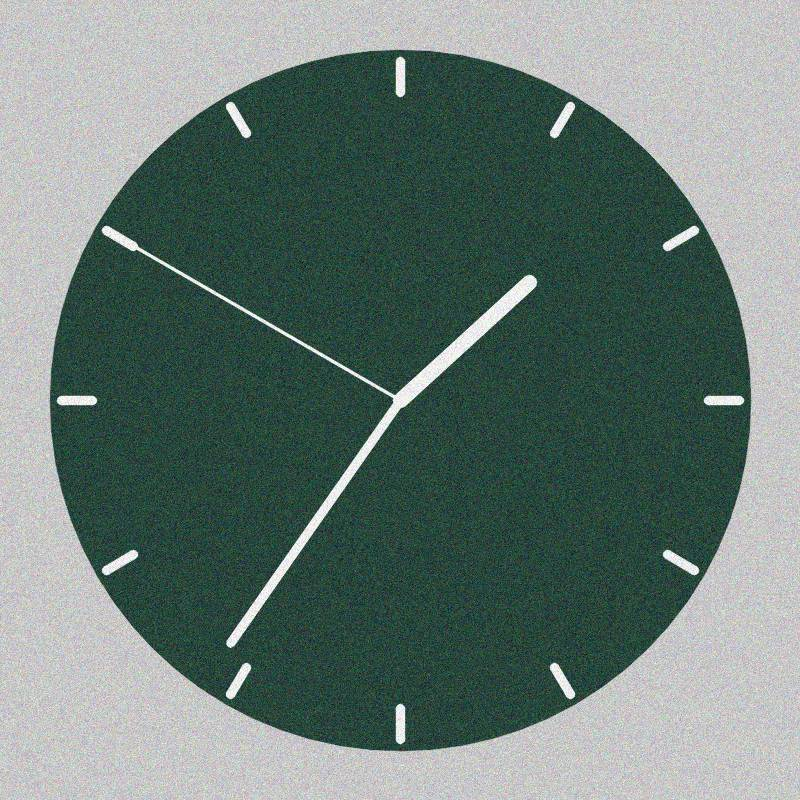
#> input picture container/dial-reader/tests/fixtures/smoke/smoke-01.jpg, 800 x 800 px
$ python -i dial_locator.py   (imports and definitions only)
#> lines starting #> are read from the running program, lines starting #| are printed output that depends on the picture
"""Dial locator — first real CV stage of the pipeline.

Given a decoded RGB ndarray, locate the watch-dial circle and
return its center + radius. Returns `None` when no plausible dial
is found.

Algorithm
=========

  1. Convert to grayscale and apply a mild blur to denoise the
     edge-detector input.
  2. Run `cv2.HoughCircles` with parameters tuned for typical
     wrist-shot framing: the dial fills 30-90% of the long edge,
     well-centered.
  3. Filter the candidate circles:
       - reject those whose radius is outside the 30-90% range
         (small specular highlights, bottle caps in background)
       - reject those whose center is too far from the frame
         midpoint (more than 30% off-center) — wrist shots have
         the dial roughly centered
       - reject those whose edge runs into the frame edge (likely
         a chapter ring of a sub-dial)
  4. Validate each candidate against actual edge support: a real
     dial has a near-continuous bright edge in the Canny map along
     the candidate's perimeter; a phantom circle conjured from
     pure noise does not. Reject candidates where edge support is
     below a threshold.
  5. From the survivors, pick the most centered, largest one as
     the dial.

Why not a learned detector? Classical CV gives us deterministic,
explainable failures. The rejection-as-200 contract with the
Worker depends on the locator producing a clear "no dial here"
signal rather than a low-quality hallucinated circle. HoughCircles
with conservative filtering hits that bar; a learned detector
would need its own dataset, validation, and threshold tuning that
we don't have yet.
"""

from __future__ import annotations

from dataclasses import dataclass
from typing import Final

import cv2
import numpy as np
from numpy.typing import NDArray


@dataclass(frozen=True)
class DialCircle:
    """The located dial circle in pixel space.

    Attributes:
        center_xy: (x, y) image coordinates of the dial center.
        radius_px: Dial radius in pixels.
    """

    center_xy: tuple[int, int]
    radius_px: int


# HoughCircles parameter notes
# ----------------------------
# `dp` is the inverse-ratio of accumulator resolution to image
# resolution. 1.0 = same as image; 1.5 = half-resolution accumulator
# (faster, slightly less precise — fine for the dial-sized blob
# we're looking for).
#
# `minDist` is the minimum distance between detected circle
# centers. Set high so we don't get duplicate concentric detections
# of the same dial.
#
# `param1` is the upper Canny threshold; param2 is the accumulator
# threshold for circle centers. Lower param2 = more candidates,
# higher recall but more false positives. We leave param2
# moderately low and rely on the post-filter step to reject bad
# candidates rather than tuning HoughCircles itself.
_HOUGH_DP: Final[float] = 1.2
_HOUGH_PARAM1: Final[int] = 100
_HOUGH_PARAM2: Final[int] = 30

# Dial-to-frame size constraints. The dial must occupy 30-90% of
# the long edge of the frame. Outside that range the photo is
# either too zoomed-out (dial is a small dot — accuracy will be
# bad) or too zoomed-in (we lose context — chapter-ring tick marks
# fall off the frame).
_MIN_RADIUS_FRAC: Final[float] = 0.15  # diameter ≥ 30% of long edge
_MAX_RADIUS_FRAC: Final[float] = 0.45  # diameter ≤ 90% of long edge

# Off-center tolerance. A wrist-shot dial is roughly centered; a
# circle whose center is more than 30% of the image's half-width
# from the midpoint is almost certainly something else (a
# headlight, a coffee cup rim, a different watch in frame).
_MAX_OFF_CENTER_FRAC: Final[float] = 0.30

# Edge-clearance margin. A circle that hugs the frame edge is
# probably the rim of a sub-dial that got cropped. Reject if the
# circle's edge is closer than this fraction of the radius to the
# frame border.
_MIN_EDGE_CLEARANCE_FRAC: Final[float] = 0.05

# Pre-blur kernel size. Mild Gaussian blur before HoughCircles
# stabilises the edge detector against pixel-level noise without
# wiping the dial's edge.
_BLUR_KERNEL: Final[tuple[int, int]] = (5, 5)

# Interior-uniformity gate. A real dial face is substantially
# more uniform than the surrounding scene: most of the dial is a
# single color (the face) interrupted only by hands and indices.
# Pure-noise inputs have the same statistical distribution
# everywhere, so the standard deviation inside a phantom circle
# matches the image-wide std almost exactly.
#
# We require the interior std to be at most this fraction of the
# image-wide std. 0.85 is loose enough to accept dials with strong
# hand contrast (many high-frequency pixels inside) while
# rejecting noise phantoms (where inside std ≈ image std).
_MAX_INTERIOR_STD_FRAC: Final[float] = 0.85


def _interior_std_ratio(gray: NDArray[np.uint8], cx: float, cy: float, r: float) -> float:
    """Ratio of (std-inside-candidate) / (std-of-whole-image).

    Returns ~1.0 when the inside is as varied as the whole image
    (pure noise input — every region looks the same statistically),
    and a much smaller value for a real dial whose face is mostly
    uniform color interrupted only by hands and indices.

    We shrink the sampling radius to 85% of `r` so the perimeter —
    which by definition is an edge — does not pollute the interior
    measurement.
    """
    full_std = float(gray.std())
    if full_std < 1e-6:
        # Image is uniform; HoughCircles shouldn't find anything,
        # but be defensive.
        return 1.0
    inner_r = max(1, int(r * 0.85))
    mask = np.zeros_like(gray, dtype=np.uint8)
    cv2.circle(mask, (int(round(cx)), int(round(cy))), inner_r, 255, thickness=-1)
    if int(mask.sum()) == 0:
        return 1.0
    interior_std = float(gray[mask > 0].std())
    return interior_std / full_std


def _filter_candidate(
    cx: float,
    cy: float,
    r: float,
    img_w: int,
    img_h: int,
) -> bool:
    """True if (cx, cy, r) survives the post-filter rules."""
    long_edge = max(img_w, img_h)
    min_r = long_edge * _MIN_RADIUS_FRAC
    max_r = long_edge * _MAX_RADIUS_FRAC
    if r < min_r or r > max_r:
        return False

    # Off-center check: distance from midpoint as a fraction of
    # the half-width of the frame.
    mid_x = img_w / 2.0
    mid_y = img_h / 2.0
    dx = abs(cx - mid_x) / mid_x
    dy = abs(cy - mid_y) / mid_y
    if dx > _MAX_OFF_CENTER_FRAC or dy > _MAX_OFF_CENTER_FRAC:
        return False

    # Edge-clearance: the circle's bounding box must sit inside
    # the frame with a margin proportional to the radius.
    margin = r * _MIN_EDGE_CLEARANCE_FRAC
    if cx - r < -margin or cy - r < -margin:
        return False
    if cx + r > img_w + margin or cy + r > img_h + margin:
        return False

    return True


def locate(img: NDArray[np.uint8]) -> DialCircle | None:
    """Locate the watch-dial circle in the supplied RGB image.

    Args:
        img: HxWx3 uint8 RGB ndarray (the shape produced by
            `image_decoder.decode`).

    Returns:
        `DialCircle` with the located circle's center and radius
        in pixel space, or `None` when no plausible dial is found.
    """
    if img.ndim != 3 or img.shape[2] != 3:
        # The decoder always emits HxWx3 RGB; if we got something
        # else the caller is misusing the API. Treat as "no dial"
        # rather than raising — keeps the function total.
        return None

    h, w = img.shape[:2]
#> h = 800; w = 800

    # Grayscale + blur for the Hough input. HoughCircles wants a
    # single-channel 8-bit image. The dial face → background
    # transition is the strongest edge; converting RGB → BGR vs
    # the other way doesn't matter for the grayscale because we
    # only use the luminance.
    # cv2 returns ndarray with a less-specific dtype than the input;
    # cast explicitly so the typed helpers below see uint8.
    gray_raw = cv2.cvtColor(img, cv2.COLOR_RGB2GRAY)
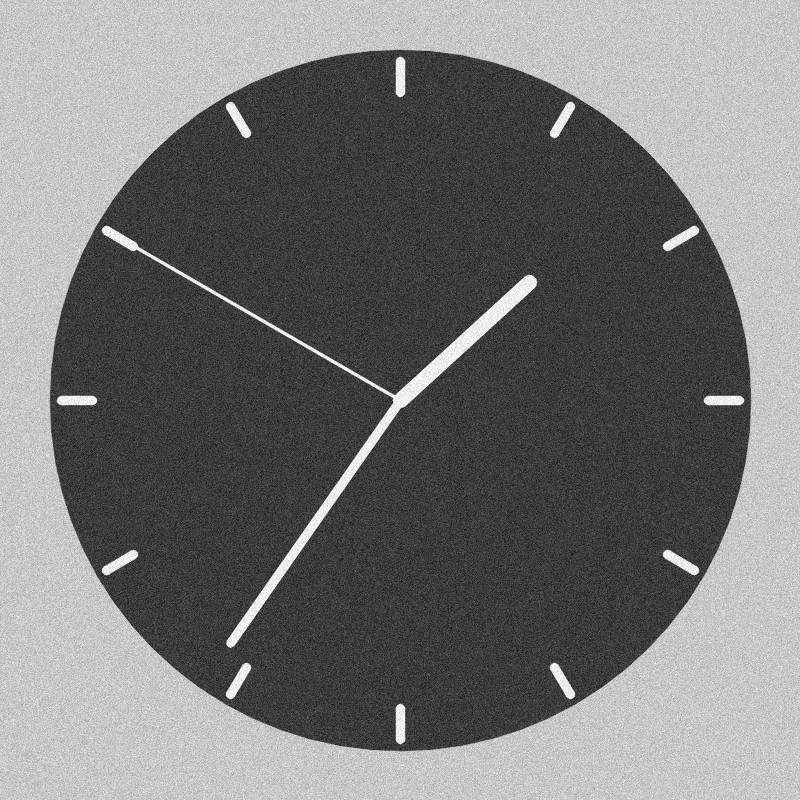
#> gray_raw: shape (800, 800); min 7, max 255, mean 118.1
    gray_blurred = cv2.GaussianBlur(gray_raw, _BLUR_KERNEL, sigmaX=0)
    gray: NDArray[np.uint8] = np.asarray(gray_blurred, dtype=np.uint8)

    long_edge = max(w, h)
#> long_edge = 800
    min_radius = int(long_edge * _MIN_RADIUS_FRAC)
#> min_radius = 120
    max_radius = int(long_edge * _MAX_RADIUS_FRAC)
#> max_radius = 360
    # Force at least one pixel separation so HoughCircles doesn't
    # zero-divide on degenerate inputs.
    min_dist = max(1, int(long_edge * 0.5))
#> min_dist = 400

    raw = cv2.HoughCircles(
        gray,
        cv2.HOUGH_GRADIENT,
        dp=_HOUGH_DP,
        minDist=min_dist,
        param1=_HOUGH_PARAM1,
        param2=_HOUGH_PARAM2,
        minRadius=min_radius,
        maxRadius=max_radius,
    )
#> raw = [[400.2, 399, 350.4]]

    if raw is None:
        return None

    # `raw` is shape (1, N, 3) with columns (x, y, r) as floats.
    candidates = raw[0]
#> candidates = [[400.2, 399, 350.4]]

    # Apply the post-filter. Survivors are scored by:
    #   - centeredness (smaller off-center distance is better)
    #   - size (larger radius is better — we prefer the dial over
    #     small specular highlights that might survive the
    #     min-radius filter at the boundary)
    survivors: list[tuple[float, float, float, float]] = []  # (score, cx, cy, r)
    mid_x = w / 2.0
#> mid_x = 400
    mid_y = h / 2.0
#> mid_y = 400
    for cx_f, cy_f, r_f in candidates:
        cx = float(cx_f)
        cy = float(cy_f)
        r = float(r_f)
        if not _filter_candidate(cx, cy, r, w, h):
            continue
        # Interior-uniformity gate. Phantom circles from noisy
        # input have interiors statistically identical to the
        # rest of the frame; real dial faces are dramatically
        # more uniform than the surrounding scene.
        if _interior_std_ratio(gray, cx, cy, r) > _MAX_INTERIOR_STD_FRAC:
            continue
        # Lower distance from center is better; bigger radius is
        # better. Combine into a single score where higher = better.
        center_dist = ((cx - mid_x) ** 2 + (cy - mid_y) ** 2) ** 0.5
        # Normalize by the half-diagonal so the two terms are on
        # comparable scales.
        half_diag = ((w / 2.0) ** 2 + (h / 2.0) ** 2) ** 0.5
        centeredness = 1.0 - (center_dist / half_diag)  # 1 = dead-center
        size_score = r / max_radius  # 0..1
        score = centeredness * 0.6 + size_score * 0.4
        survivors.append((score, cx, cy, r))
#> this loop made 1 pass
#> (cx_f, cy_f, r_f, cx, cy, r, long_edge in _filter_candidate, min_r in _filter_candidate) on pass 1: (400.2, 399, 350.4, 400.2, 399, 350.4, 800, 120)
#> after the loop, survivors = [(0.988, 400.2, 399, 350.4)]

    if not survivors:
        return None

    survivors.sort(key=lambda t: t[0], reverse=True)
    _, cx_f, cy_f, r_f = survivors[0]
#> cx_f = 400.2; cy_f = 399; r_f = 350.4
    return DialCircle(
        center_xy=(int(round(cx_f)), int(round(cy_f))),
        radius_px=int(round(r_f)),
    )

>>> import cv2
>>> picture = cv2.cvtColor(cv2.imread('../../tests/fixtures/smoke/smoke-01.jpg'), cv2.COLOR_BGR2RGB)
>>> result = locate(picture)

$ run again, on container/dial-reader/tests/fixtures/smoke/smoke-02.jpg
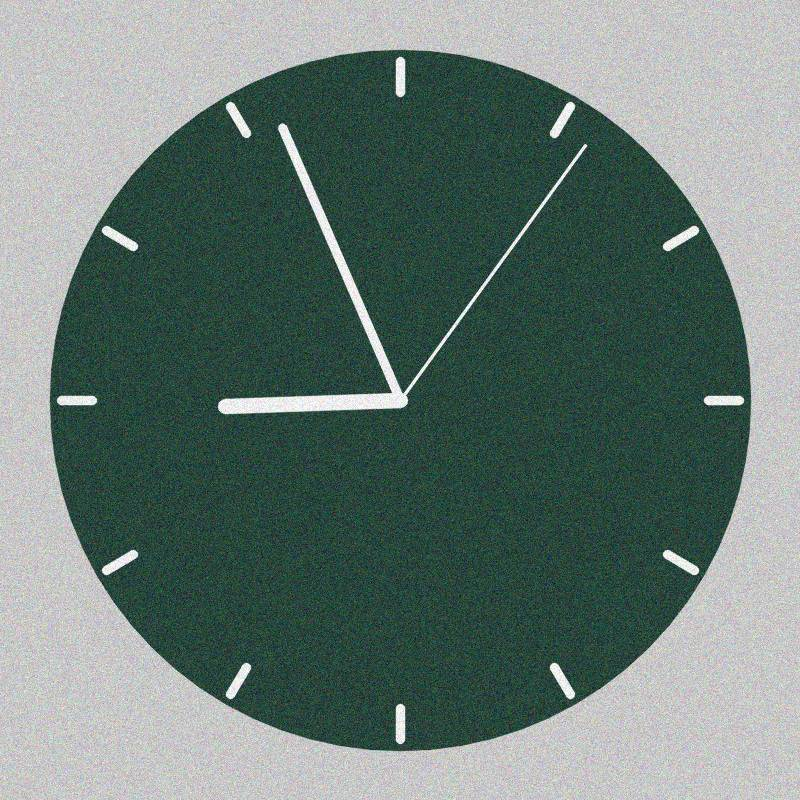
#> input picture container/dial-reader/tests/fixtures/smoke/smoke-02.jpg, 800 x 800 px
#> in locate, `gray_raw = cv2.cvtColor(img, cv2.COLOR_RGB2GRAY)`:
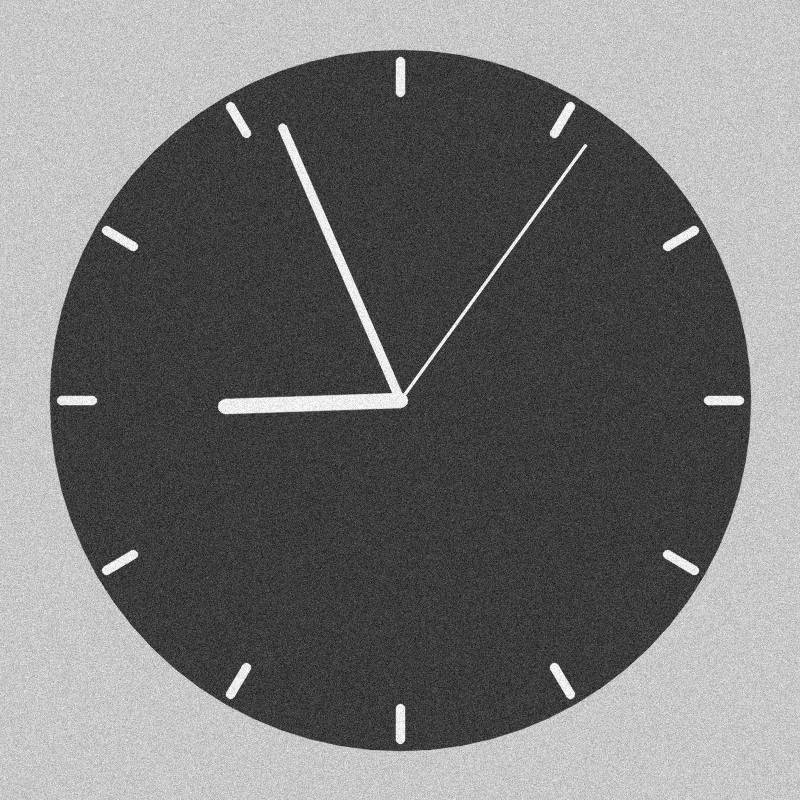
#> gray_raw: shape (800, 800); min 5, max 255, mean 118.1
#> raw = [[400.2, 400.2, 351]]
#> the loop in locate, `for cx_f, cy_f, r_f in candidates:` made 1 pass
#> (cx_f, cy_f, r_f, cx, cy, r, long_edge in _filter_candidate, min_r in _filter_candidate) on pass 1: (400.2, 400.2, 351, 400.2, 400.2, 351, 800, 120)
#> after the loop in locate, `for cx_f, cy_f, r_f in candidates:`: survivors = [(0.99, 400.2, 400.2, 351)]
#> in locate, `_, cx_f, cy_f, r_f = survivors[0]`: cx_f = 400.2; r_f = 351

$ run again, on container/dial-reader/tests/fixtures/smoke/smoke-03.jpg
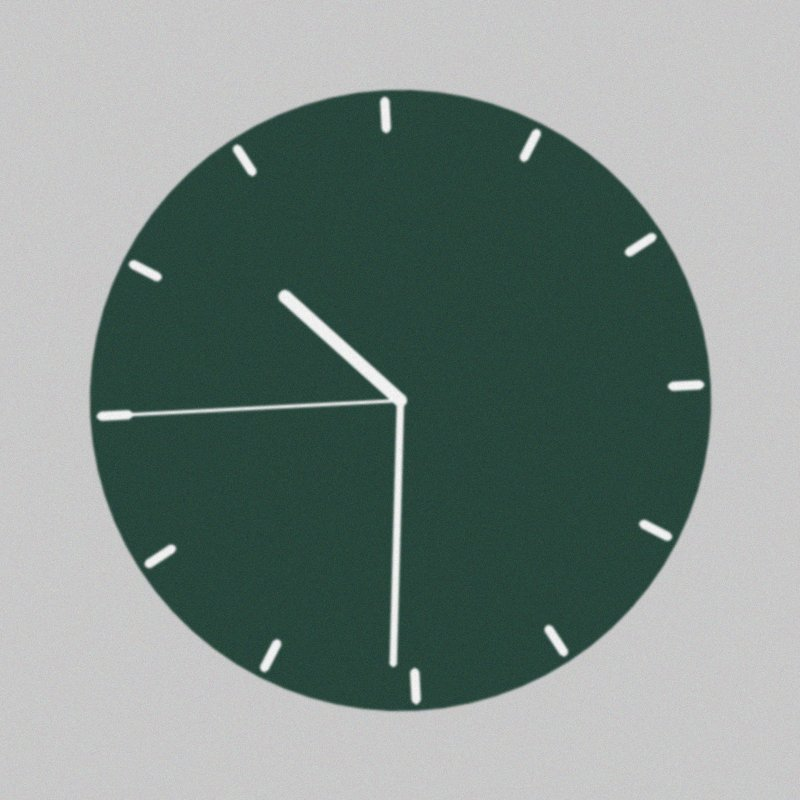
#> input picture container/dial-reader/tests/fixtures/smoke/smoke-03.jpg, 800 x 800 px
#> in locate, `gray_raw = cv2.cvtColor(img, cv2.COLOR_RGB2GRAY)`:
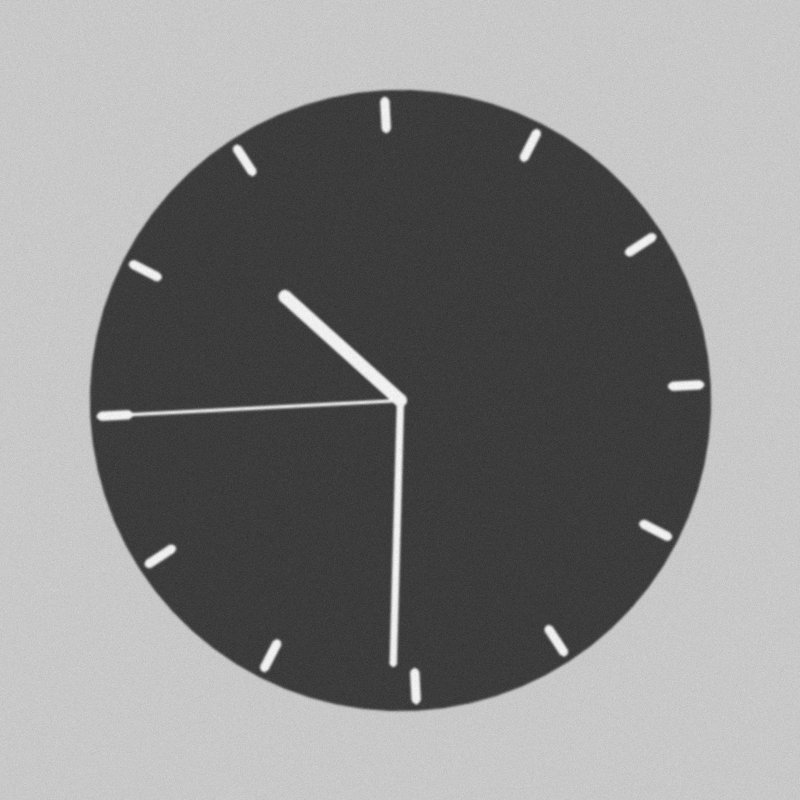
#> gray_raw: shape (800, 800); min 47, max 250, mean 136.2
#> raw = [[400.2, 397.8, 308.8]]
#> the loop in locate, `for cx_f, cy_f, r_f in candidates:` made 1 pass
#> (cx_f, cy_f, r_f, cx, cy, r, long_edge in _filter_candidate, min_r in _filter_candidate) on pass 1: (400.2, 397.8, 308.8, 400.2, 397.8, 308.8, 800, 120)
#> after the loop in locate, `for cx_f, cy_f, r_f in candidates:`: survivors = [(0.941, 400.2, 397.8, 308.8)]
#> in locate, `_, cx_f, cy_f, r_f = survivors[0]`: cx_f = 400.2; cy_f = 397.8; r_f = 308.8

$ run again, on container/dial-reader/tests/fixtures/smoke/smoke-04.jpg
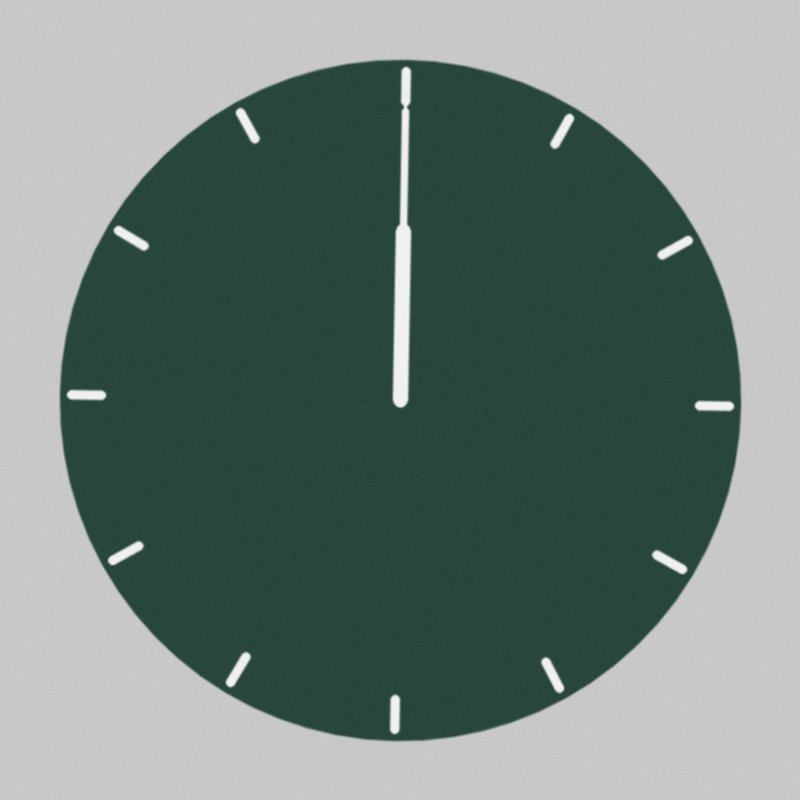
#> input picture container/dial-reader/tests/fixtures/smoke/smoke-04.jpg, 800 x 800 px
#> in locate, `gray_blurred = cv2.GaussianBlur(gray_raw, _BLUR_KERNEL, sigmaX=0)`:
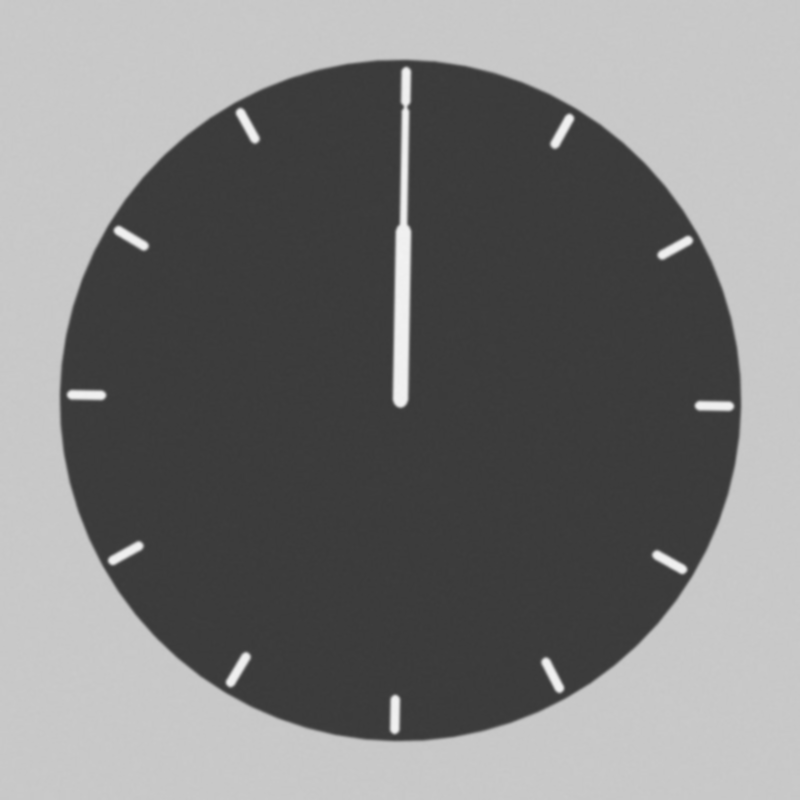
#> gray_blurred: shape (800, 800); min 58, max 242, mean 122.5
#> raw = [[401.4, 399, 339.6]]
#> the loop in locate, `for cx_f, cy_f, r_f in candidates:` made 1 pass
#> (cx_f, cy_f, r_f, cx, cy, r, long_edge in _filter_candidate, min_r in _filter_candidate) on pass 1: (401.4, 399, 339.6, 401.4, 399, 339.6, 800, 120)
#> after the loop in locate, `for cx_f, cy_f, r_f in candidates:`: survivors = [(0.976, 401.4, 399, 339.6)]
#> in locate, `_, cx_f, cy_f, r_f = survivors[0]`: cx_f = 401.4; cy_f = 399; r_f = 339.6
